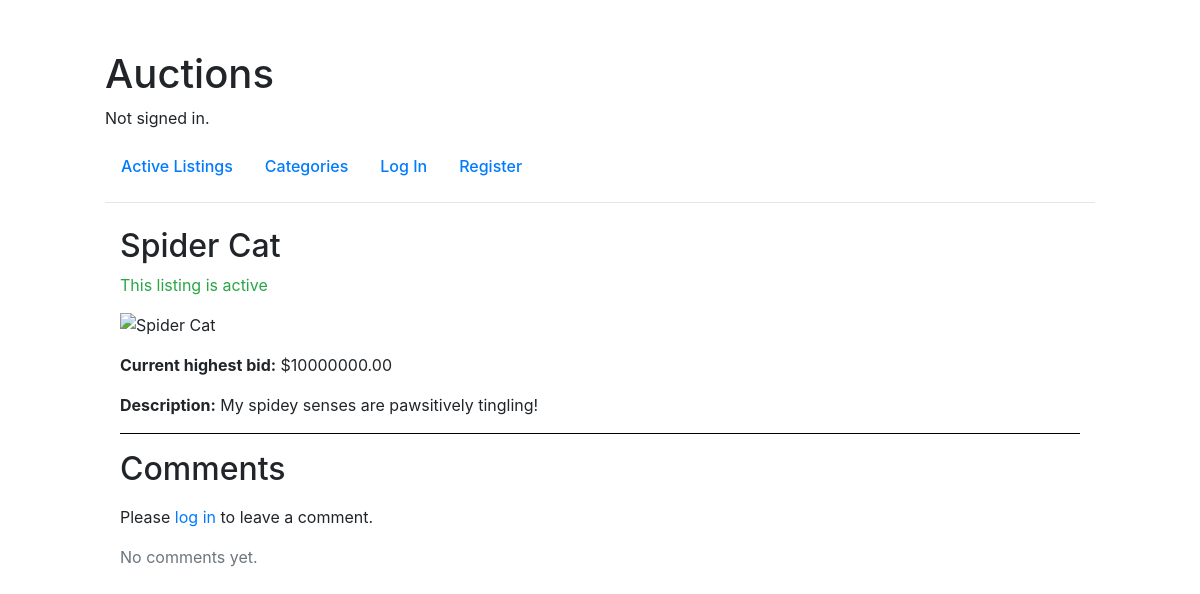
/listing/5/, run on an earlier commit of the app's database.
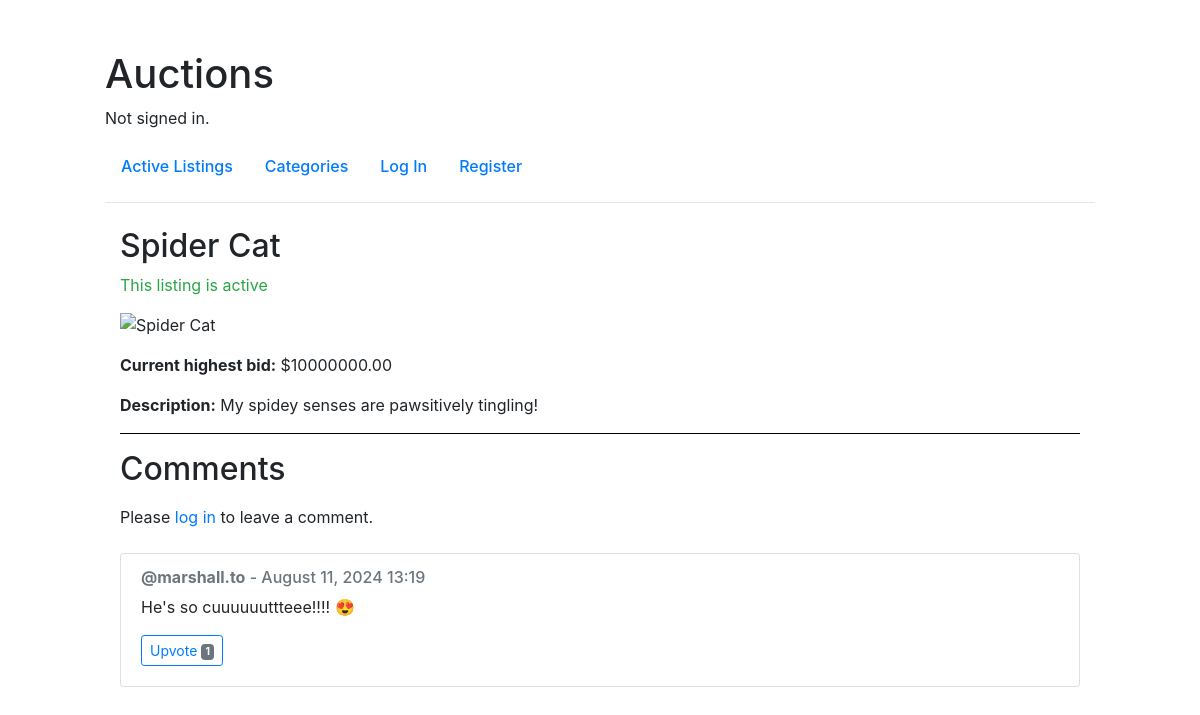
And on a later commit of the database.
### auctions/models.py (models this page shows, shortened)
class Listing(models.Model):
    title = models.CharField(max_length=200)
    description = models.CharField(max_length=1000)
    starting_bid = models.DecimalField(max_digits=10, decimal_places=2, default=0)
    image_url = models.URLField(null=True, blank=True)
    category = models.ForeignKey(Category, on_delete=models.SET_NULL, null=True, blank=True, related_name="listings")
    created_at = models.DateTimeField(auto_now_add=True)
    last_updated = models.DateTimeField(auto_now=True)
    current_highest_bid = models.DecimalField(max_digits=10, decimal_places=2, null=True, blank=True)
    current_highest_bidder = models.ForeignKey(User, null=True, blank=True, on_delete=models.SET_NULL, related_name="highest_bids")
    seller = models.ForeignKey(User, on_delete=models.CASCADE, related_name="selling")
    active = models.BooleanField(default=True)
    winner = models.ForeignKey(User, null=True, blank=True, on_delete=models.SET_NULL, related_name="won_auctions")
    def highest_bid(self):
        highest_bid = self.bids.order_by('-amount').first()
        return highest_bid.amount if highest_bid else self.starting_bid

class Bid(models.Model):
    listing = models.ForeignKey(Listing, on_delete=models.CASCADE, related_name="bids")
    bidder = models.ForeignKey(User, on_delete=models.CASCADE)
    amount = models.DecimalField(
        max_digits=10,
        decimal_places=2,
        validators=[MinValueValidator(0.01)],
    )
    timestamp = models.DateTimeField(auto_now_add=True)
    class Meta:
        ordering = ['-amount']

class Comment(models.Model):
    listing = models.ForeignKey(Listing, on_delete=models.CASCADE, related_name="comments")
    user = models.ForeignKey(User, on_delete=models.CASCADE)
    content = models.TextField()
    created_at = models.DateTimeField(auto_now_add=True)
    upvotes = models.PositiveIntegerField(default=0)
    class Meta:
        ordering = ["-created_at"]

class User(AbstractUser):
    watchlist = models.ManyToManyField("Listing", blank=True, related_name="watched_by")

### auctions/views.py (the view, shortened to what this page needs)
# urls.py: path("listing/<str:listing_id>/", views.listing_detail, name="listing_detail"),
def listing_detail(request, listing_id):
    listing = get_object_or_404(Listing, pk=listing_id)
    if request.user.is_authenticated:
        is_watching = listing in request.user.watchlist.all()
        is_owner = request.user == listing.seller
        is_winner = request.user.is_authenticated and listing.winner == request.user
    else:
        is_watching = False
        is_owner = False
        is_winner = False
    comments = listing.comments.all()
    bid_form = BidForm(listing=listing, user=request.user)
    comment_form = CommentForm()
    context = {
        "listing": listing,
        "is_active": listing.active,
        "is_watching": is_watching,
        "bid_form": bid_form,
        "highest_bid": listing.highest_bid(),
        "is_owner": is_owner,
        "is_winner": is_winner,
        "comments": comments,
        "comment_form": comment_form
    }
    return render(request, "auctions/listing_detail.html", context)

### auctions/templates/auctions/listing_detail.html (shortened to what this page needs)
{% extends "auctions/layout.html" %}
{% load static %}
{% block body %}
    <div class="container mt-4">
        <h2>{{ listing.title }}</h2>
        {% if is_active %}
            <p class="text-success">This listing is active</p>
        {% elif not is_active and is_winner %}
            <div class="alert alert-success" role="alert">
                🎉 Congratulations! You won this auction! 🎉
            </div>
        {% else %}
            <p class="text-danger">This listing is closed</p>
        {% endif %}
        {% if listing.image_url %}
            <img src="{{ listing.image_url }}" class="img-fluid mb-3" alt="{{ listing.title }}">
        {% endif %}
        <p><strong>Current highest bid:</strong> ${{ highest_bid }}</p>
        <p><strong>Description:</strong> {{ listing.description }}</p>
        <h2 class="mt-3 pt-3 mb-3" style="border-top: 1px solid black">Comments</h2>
        {% if is_active %}
            {% if user.is_authenticated %}
                <form method="post" class="comment-form">
                    {% csrf_token %}
                    {{ comment_form.as_p }}
                    <button type="submit" name="comment" class="btn btn-primary">Submit Comment</button>
                </form>
            {% else %}
                <p>Please <a href="{% url 'login' %}">log in</a> to leave a comment.</p>
            {% endif %}
        {% endif %}
        <div class="mt-3">
            {% for comment in comments %}
                <div class="card mb-2 mt-4">
                    <div class="card-body">
                        <h6 class="card-subtitle mb-2 text-muted">
                            <strong>@{{ comment.user.username }}</strong> - {{ comment.created_at|date:"F d, Y H:i" }}
                        </h6>
                        <p class="card-text">{{ comment.content }}</p>
                        <form method="post" style="display:inline;">
                            <button type="submit" name="upvote" class="btn btn-sm btn-outline-primary">
                                Upvote <span class="badge bg-secondary text-light">{{ comment.upvotes }}</span>
                            </button>
                        </form>
                    </div>
                </div>
            {% empty %}
                <p class="text-muted">No comments yet.</p>
            {% endfor %}
        </div>
    </div>
{% endblock %}

### auctions/templates/auctions/layout.html (shortened to what this page needs)
{% load static %}
<!DOCTYPE html>
<html lang="en">
    <head>
        <link rel="stylesheet" href="https://stackpath.bootstrapcdn.com/bootstrap/4.4.1/css/bootstrap.min.css">
        <link href="{% static 'auctions/styles.css' %}" rel="stylesheet">
    </head>
    <body>
        <h1>Auctions</h1>
        <div>
            {% if user.is_authenticated %}
                Signed in as <strong>{{ user.username }}</strong>.
            {% else %}
                Not signed in.
            {% endif %}
        </div>
        <ul class="nav mt-3" style="font-weight: 500;">
            <li class="nav-item">
                <a class="nav-link" href="{% url 'index' %}">Active Listings</a>
            </li>
            <li class="nav-item">
                <a class="nav-link" href="{% url 'categories' %}">Categories</a>
            </li>
            {% if user.is_authenticated %}
                <li class="nav-item">
                    <a class="nav-link" href="{% url 'create_listing' %}">Create Listing</a>
                </li>
                <li class="nav-item">
                    <a class="nav-link" href="{% url 'watchlist' %}">Watchlist</a>
                </li>
                <li class="nav-item">
                    <a class="nav-link" href="{% url 'logout' %}">Log Out</a>
                </li>
            {% else %}
                <li class="nav-item">
                    <a class="nav-link" href="{% url 'login' %}">Log In</a>
                </li>
                <li class="nav-item">
                    <a class="nav-link" href="{% url 'register' %}">Register</a>
                </li>
            {% endif %}
        </ul>
        <hr>
        {% block body %}
        {% endblock %}
    </body>
</html>

### auctions/static/auctions/styles.css (style rules this page uses)
body { width: 85%; padding: 15px; margin-top: 35px; margin-right: auto; margin-left: auto; }

What changed in the data, as far as the page shows it:
added Comment: user.username "marshall.to", created_at "August 11, 2024 13:19", content "He's so cuuuuuuttteee!!!! 😍", upvotes "1"
Also different on the page:
text no longer shown: "No comments yet."
